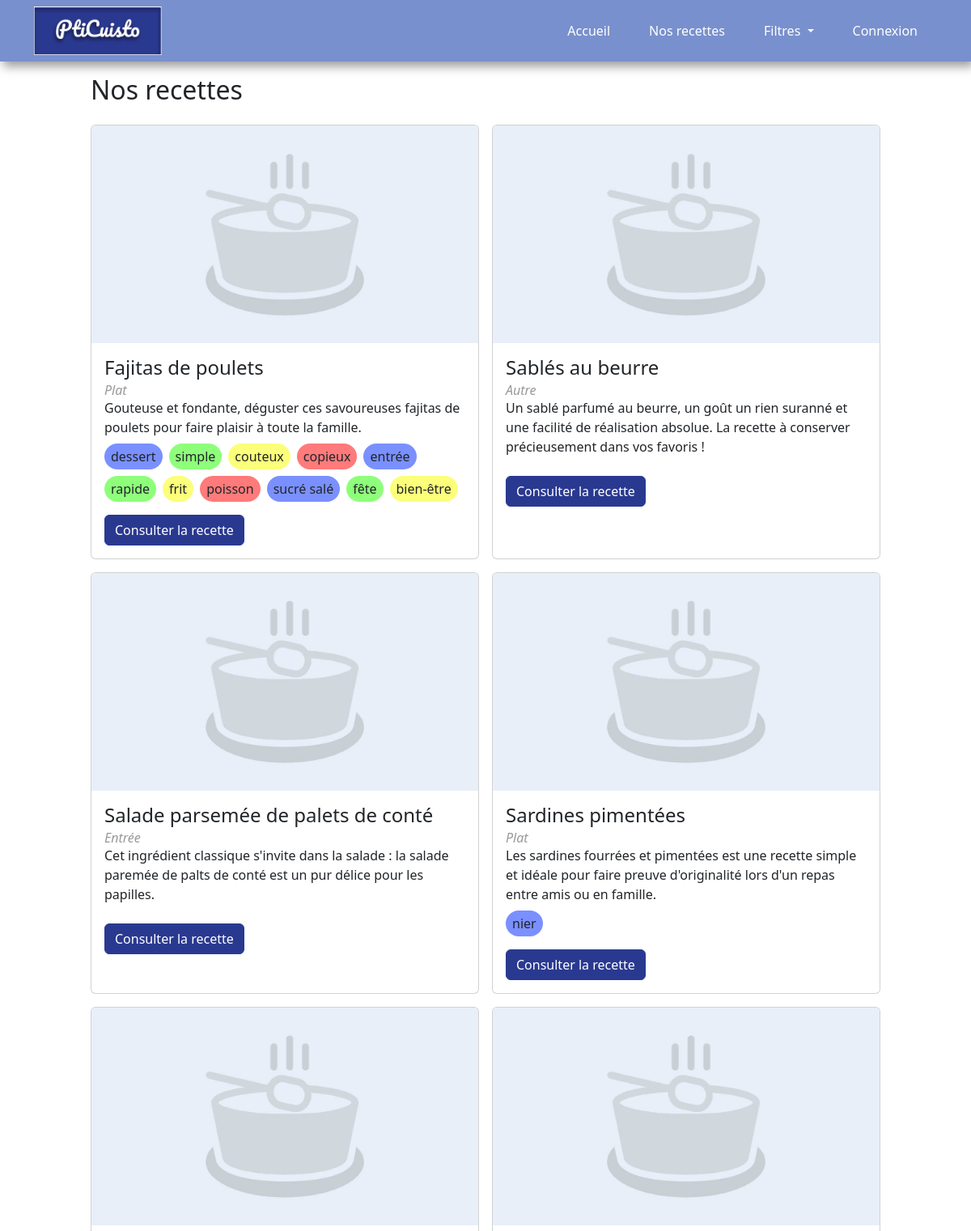
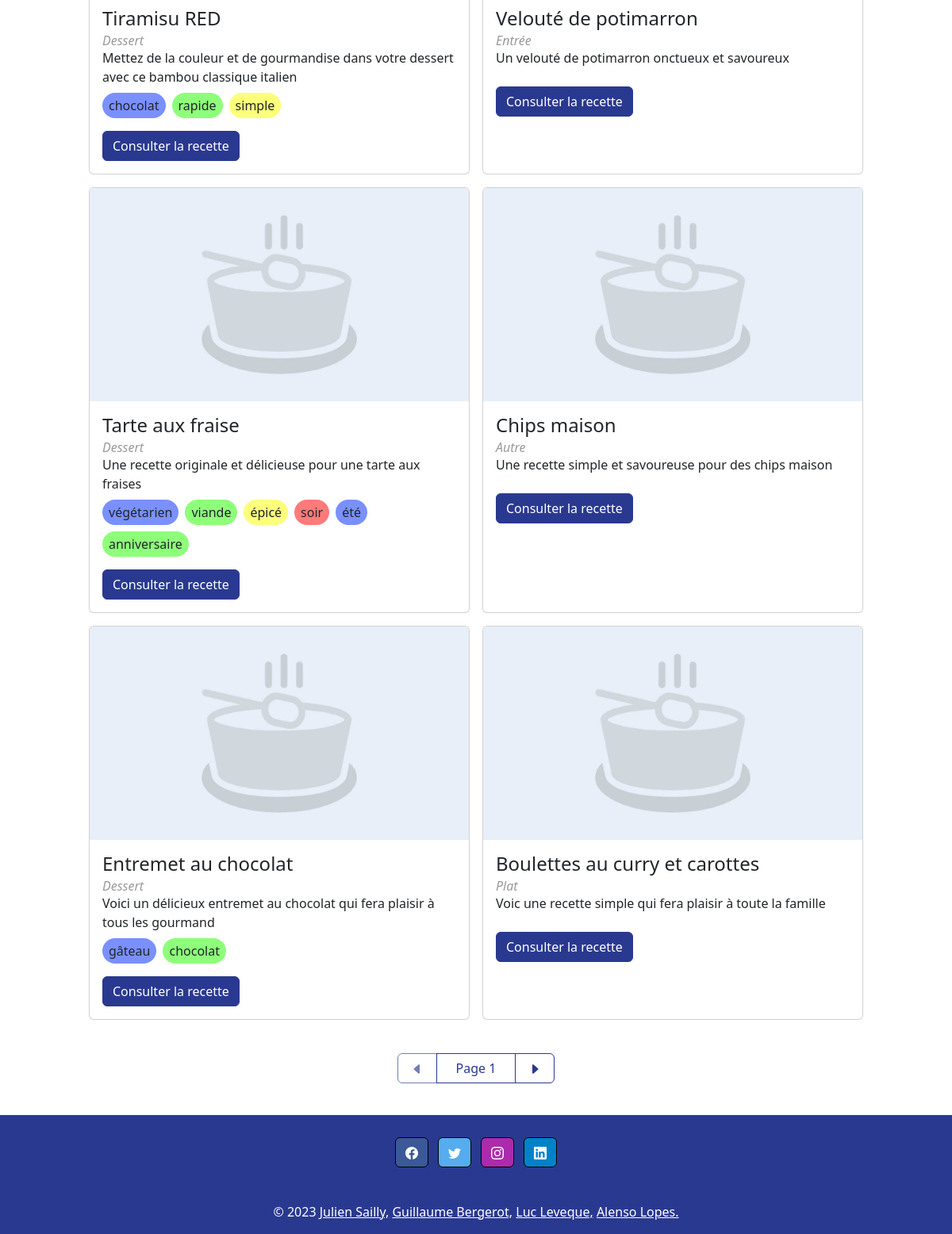
The app's page /index.php?controller=recipes with its own data (2 pictures, top to bottom).
### tables this page shows
CREATE TABLE `recipes` (
  `rec_id` int(11) NOT NULL,
  `rec_title` varchar(200) DEFAULT NULL,
  `rec_content` varchar(2000) DEFAULT NULL,
  `rec_summary` varchar(300) DEFAULT NULL,
  `cat_id` int(3) NOT NULL,
  `rec_creation_date` datetime NOT NULL DEFAULT current_timestamp(),
  `rec_image_src` varchar(100) DEFAULT NULL,
  `rec_modification_date` datetime DEFAULT NULL,
  `users_id` int(3) NOT NULL,
  `isAuthorised` int(2) NOT NULL DEFAULT 0,
  `rec_nb_person` int(2) NOT NULL
);

CREATE TABLE `category` (
  `cat_id` int(3) NOT NULL,
  `cat_title` varchar(100) DEFAULT NULL,
  `cat_desc` varchar(250) DEFAULT NULL
);

CREATE TABLE `tags_list` (
  `tag_id` int(11) NOT NULL,
  `rec_id` int(11) NOT NULL
);

CREATE TABLE `tag` (
  `tag_id` int(3) NOT NULL,
  `tag_title` varchar(50) NOT NULL
);

### controller/controllerRecipes.php (called while the page is built, shortened)
<?php
require_once(File::build_path(array("model", "modelRecipes.php")));
class controllerRecipes
{
  public static function readAll()
  {
    $recipes = modelRecipes::getRecipe();
    $tags = modelRecipes::getAllTags();
    $page = 1;
    require(File::build_path(array("view", "navbar.php")));
    require(File::build_path(array("view", "viewAllRecipe.php")));
    require(File::build_path(array("view", "footer.php")));
  }
}

### index.php (called while the page is built, shortened)
<?php
    require_once(File::build_path(array("controller", "routeur.php")));
?>

### model/modelRecipes.php (called while the page is built, shortened)
<?php
require_once(File::build_path(array("model", "model.php")));
class modelRecipes extends model
{
  public static function getRecipe($rec_id = NULL)
  {
    $model = new Model();
    if ($rec_id == NULL) {
      $page = 1;
      $sql = "SELECT rec_id, rec_title, cat_id, cat_title, rec_summary, rec_image_src, isAuthorised FROM recipes
      join category using (cat_id)
      where isAuthorised = 1
      order by rec_modification_date desc, rec_creation_date desc LIMIT " . (($page - 1) * 10) . "," . 10;
      $req_prep = model::$pdo->prepare($sql);
      $req_prep->execute();
      return $req_prep->fetchAll();
    }
  }
  public static function getAllTags() {
    $model = new Model();
    $sql = "select tag_id, tag_title, rec_id from tag join tags_list using (tag_id);";
    $req_prep = model::$pdo->prepare($sql);
    $req_prep->execute();
    return $req_prep->fetchAll();
  }
}

### config/conf.php (called while the page is built, shortened)
<?php
class conf{
	static private $databases = array(
		'hostname' => 'localhost',
		'database' => 'pti-cuisto',
		'login' => 'root',
		'password' => ''
	);
	static public function getLogin(){
		return self::$databases['login'];
	}
	static public function getHostname(){
		return self::$databases['hostname'];
	}
	static public function getDatabase(){
		return self::$databases['database'];
	}
	static public function getPassword(){
		return self::$databases['password'];
	}
}

### model/model.php (called while the page is built, shortened)
<?php
require_once("config/conf.php");
class model{
  public static function init(){
    $login = conf::getLogin();
    $hostname = conf::getHostname();
    $database_name = conf::getDatabase();
    $password = conf::getPassword();
  }
}
?>

### view/viewAllRecipe.php (the view, shortened to what this page needs)
<?php global $recipe_img_path ?>
<h2>Nos recettes</h2>
<div class="recipes_display">
    <?php
    foreach ($recipes as $key => $recipe) {
        if ($key % 2 == 0) {
            echo "<div class='recipes_row'>";
        }
        ?>
        <div class="card">
            <img class="card-img-top" src="<?= $recipe_img_path . $recipe['rec_image_src'] ?>"
                alt="Illustration de <?= $recipe['rec_title'] ?>">
            <div class="card-body">
                <h4 class="card-title">
                    <?= $recipe['rec_title'] ?>
                </h4>
                <h6 class="recipe_category card-subtitle">
                    <a href="index.php?controller=filtre&action=categories&id=<?= $recipe['cat_id'] ?>"><i>
                            <?= $recipe['cat_title'] ?>
                        </i></a>
                </h6>
                <p class="card-text">
                    <?= $recipe['rec_summary'] ?>
                </p>
                <div class="tags all_recipes">
                    <div>
                        <?php
                        foreach ($tags as $key1 => $tag) {
                            if ($tag['rec_id'] != $recipe['rec_id']) {
                                continue;
                            }
                            ?>
                            <span class="tag">
                                <?= $tag['tag_title'] ?>
                            </span>
                            <?php
                        }
                        ?>
                    </div>
                </div>
                <a href="index.php?controller=recipes&action=read&id=<?= $recipe['rec_id'] ?>" class="btn btn-primary">
                    Consulter la recette
                </a>
            </div>
        </div>
        <?php
        if ($key % 2 != 0) {
            echo "</div>";
        }
    }
    ?>
</div>
<div class="page_number btn-group">
    <?php
    if ($page > 1) {
        ?>
        <a href="index.php?controller=recipes&action=readAll&page=<?= $page - 1 ?>" class="btn btn-outline-primary"><svg
                xmlns="http://www.w3.org/2000/svg" width="16" height="16" fill="currentColor" class="bi bi-caret-left-fill"
                viewBox="0 0 16 16">
                <path
                    d="m3.86 8.753 5.482 4.796c.646.566 1.658.106 1.658-.753V3.204a1 1 0 0 0-1.659-.753l-5.48 4.796a1 1 0 0 0 0 1.506z" />
            </svg></a>
        <?php
    } else {
        ?>
        <button type="button" class="btn btn-outline-primary" disabled><svg xmlns="http://www.w3.org/2000/svg" width="16"
                height="16" fill="currentColor" class="bi bi-caret-left-fill" viewBox="0 0 16 16">
                <path
                    d="m3.86 8.753 5.482 4.796c.646.566 1.658.106 1.658-.753V3.204a1 1 0 0 0-1.659-.753l-5.48 4.796a1 1 0 0 0 0 1.506z" />
            </svg></button>
        <?php
    }
    ?>
    <span class="btn btn-outline-primary">
        <?php
        if (isset($_GET['page'])) {
            if ($_GET['page'] != "")
                echo "Page " . $_GET['page'];
            else
                echo "Page 1";
        } else {
            echo "Page 1";
        }
        ?>
    </span>
    <a href="index.php?controller=recipes&action=readAll&page=<?= $page + 1 ?>" class="btn btn-outline-primary"><svg
            xmlns="http://www.w3.org/2000/svg" width="16" height="16" fill="currentColor" class="bi bi-caret-right-fill"
            viewBox="0 0 16 16">
            <path
                d="m12.14 8.753-5.482 4.796c-.646.566-1.658.106-1.658-.753V3.204a1 1 0 0 1 1.659-.753l5.48 4.796a1 1 0 0 1 0 1.506z" />
        </svg></a>
</div>

### resources/css/style.css (style rules this page uses)
:root { --primary-color: #2a3990; --secondary-color: #7890cd; --background-color: #ffffff; --grey-color: #999999; }
* { margin: 0; padding: 0; box-sizing: border-box; }
body { transition: all 0.4s ease-in-out; min-height: 100vh; display: flex; flex-direction: column; justify-content: space-between; }
h6.recipe_category.card-subtitle a { color: var(--grey-color); margin-bottom: 0.5rem; text-decoration: none; }
div.tags div { display: flex; flex-wrap: wrap; gap: 0.5rem; }
div.tags span { padding: 0.25rem 0.5rem; border-radius: 5rem; }
div.tags span:nth-child(4n) { background-color: #ff7a7a; }
div.tags span:nth-child(4n + 1) { background-color: #7a90ff; }
div.tags span:nth-child(4n + 2) { background-color: #8eff7a; }
div.tags span:nth-child(4n + 3) { background-color: #fbff7a; }
div.tags.all_recipes { margin-bottom: 1rem; }
div.recipes_display p.card-text { margin-bottom: 0.5rem; }
div.recipes_display { margin-top: 1.5rem; display: flex; flex-direction: column; justify-content: space-between; gap: 1rem; }
div.recipes_row { display: flex; flex-direction: row; flex-wrap: wrap; justify-content: space-between; gap: 1rem; }
div.recipes_display div.card { flex: 1; }
div.recipes_display div.card img { width: 100%; aspect-ratio: 16 / 9; object-fit: cover; }
div.page_number { margin: 1.5rem; display: flex; justify-content: center; }
div.page_number span { max-width: 100px; }
div.page_number a, div.page_number button { max-width: 50px; }

### records on screen
recipes: rec_image_src (placeholder picture), rec_title "Fajitas de poulets", cat.cat_title "Plat", rec_summary "Gouteuse et fondante, déguster ces savoureuses fajitas de poulets pour faire plaisir à toute la famille."
tags_list: tag.tag_title "dessert"
tags_list: tag.tag_title "simple"
tags_list: tag.tag_title "couteux"
tags_list: tag.tag_title "copieux"
tags_list: tag.tag_title "entrée"
tags_list: tag.tag_title "rapide"
tags_list: tag.tag_title "frit"
tags_list: tag.tag_title "poisson"
tags_list: tag.tag_title "sucré salé"
tags_list: tag.tag_title "fête"
tags_list: tag.tag_title "bien-être"
recipes: rec_image_src (placeholder picture), rec_title "Sablés au beurre", cat.cat_title "Autre", rec_summary "Un sablé parfumé au beurre, un goût un rien suranné et une facilité de réalisation absolue. La recette à conserver précieusement dans vos favoris !"
recipes: rec_image_src (placeholder picture), rec_title "Salade parsemée de palets de conté", cat.cat_title "Entrée", rec_summary "Cet ingrédient classique s'invite dans la salade : la salade paremée de palts de conté est un pur délice pour les papilles."
recipes: rec_image_src (placeholder picture), rec_title "Sardines pimentées", cat.cat_title "Plat", rec_summary "Les sardines fourrées et pimentées est une recette simple et idéale pour faire preuve d'originalité lors d'un repas entre amis ou en famille."
tags_list: tag.tag_title "nier"
recipes: rec_image_src (placeholder picture), rec_title "Tiramisu RED", cat.cat_title "Dessert", rec_summary "Mettez de la couleur et de gourmandise dans votre dessert avec ce bambou classique italien"
tags_list: tag.tag_title "chocolat"
tags_list: tag.tag_title "rapide"
tags_list: tag.tag_title "simple"
recipes: rec_image_src (placeholder picture), rec_title "Velouté de potimarron", cat.cat_title "Entrée", rec_summary "Un velouté de potimarron onctueux et savoureux"
recipes: rec_image_src (placeholder picture), rec_title "Tarte aux fraise", cat.cat_title "Dessert", rec_summary "Une recette originale et délicieuse pour une tarte aux fraises"
tags_list: tag.tag_title "végétarien"
tags_list: tag.tag_title "viande"
tags_list: tag.tag_title "épicé"
tags_list: tag.tag_title "soir"
tags_list: tag.tag_title "été"
tags_list: tag.tag_title "anniversaire"
recipes: rec_image_src (placeholder picture), rec_title "Chips maison", cat.cat_title "Autre", rec_summary "Une recette simple et savoureuse pour des chips maison"
recipes: rec_image_src (placeholder picture), rec_title "Entremet au chocolat", cat.cat_title "Dessert", rec_summary "Voici un délicieux entremet au chocolat qui fera plaisir à tous les gourmand"
tags_list: tag.tag_title "gâteau"
tags_list: tag.tag_title "chocolat"
recipes: rec_image_src (placeholder picture), rec_title "Boulettes au curry et carottes", cat.cat_title "Plat", rec_summary "Voic une recette simple qui fera plaisir à toute la famille"
